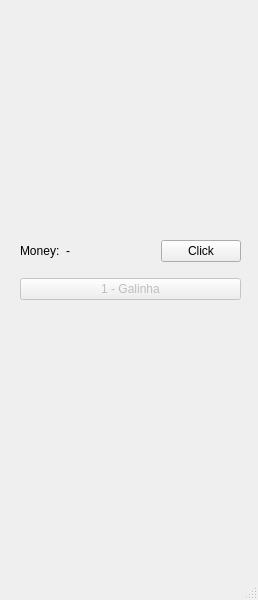
<?xml version="1.0" encoding="UTF-8"?>
<ui version="4.0">
 <class>Click_game</class>
 <widget class="QMainWindow" name="Click_game">
  <property name="geometry">
   <rect>
    <x>0</x>
    <y>0</y>
    <width>258</width>
    <height>600</height>
   </rect>
  </property>
  <property name="windowTitle">
   <string>Click_game</string>
  </property>
  <widget class="QWidget" name="centralwidget">
   <widget class="QWidget" name="verticalLayoutWidget">
    <property name="geometry">
     <rect>
      <x>20</x>
      <y>230</y>
      <width>221</width>
      <height>80</height>
     </rect>
    </property>
    <layout class="QVBoxLayout" name="verticalLayout">
     <item>
      <layout class="QHBoxLayout" name="horizontalLayout">
       <item>
        <widget class="QLabel" name="lbl_Money">
         <property name="text">
          <string>Money:</string>
         </property>
        </widget>
       </item>
       <item>
        <widget class="QLabel" name="lbl_Money_Value">
         <property name="text">
          <string>-</string>
         </property>
        </widget>
       </item>
       <item>
        <spacer name="horizontalSpacer">
         <property name="orientation">
          <enum>Qt::Horizontal</enum>
         </property>
         <property name="sizeHint" stdset="0">
          <size>
           <width>40</width>
           <height>20</height>
          </size>
         </property>
        </spacer>
       </item>
       <item>
        <widget class="QPushButton" name="Btt_Money">
         <property name="text">
          <string>Click</string>
         </property>
        </widget>
       </item>
      </layout>
     </item>
     <item>
      <widget class="QPushButton" name="btt_galinha">
       <property name="enabled">
        <bool>false</bool>
       </property>
       <property name="text">
        <string>1 - Galinha</string>
       </property>
      </widget>
     </item>
    </layout>
   </widget>
  </widget>
  <widget class="QMenuBar" name="menubar">
   <property name="geometry">
    <rect>
     <x>0</x>
     <y>0</y>
     <width>258</width>
     <height>21</height>
    </rect>
   </property>
  </widget>
  <widget class="QStatusBar" name="statusbar"/>
 </widget>
 <resources/>
 <connections/>
</ui>
